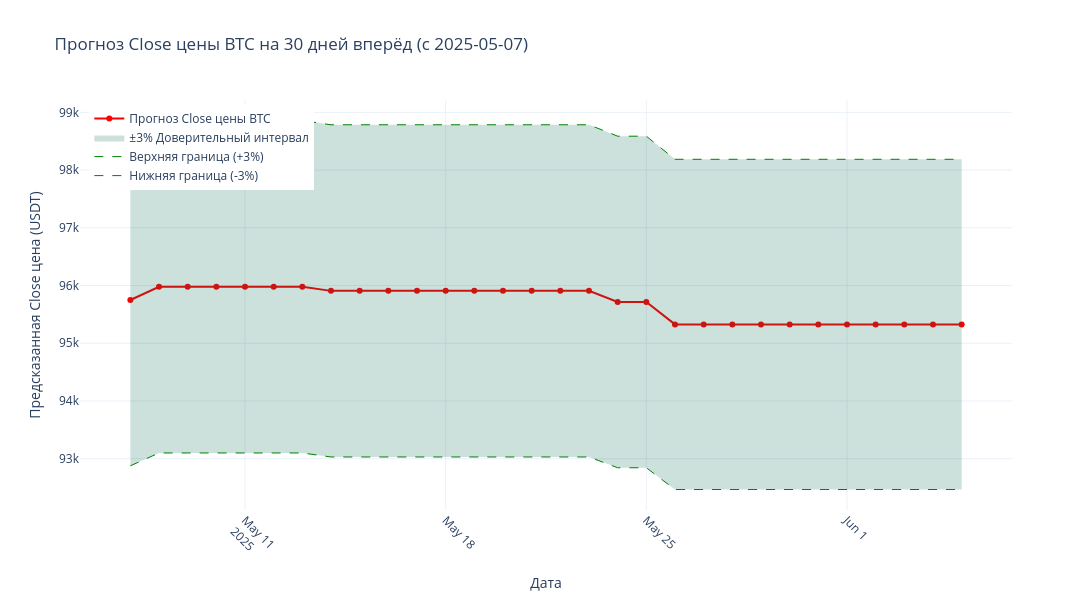

The code cell stored with this chart in its notebook:
### Code cell
best_model = lgb.LGBMRegressor()
best_model.fit(X_train, y_train)

CONFIDENCE_INTERVAL = 0.03  # ±3% доверительный интервал
REFIT_WINDOW = 7 # Переобучаем каждые 7 дней
FORECAST_HORIZON = 30  # Прогноз на 30 дней

future_dates = pd.date_range(start=y_test.index[-1] + pd.DateOffset(days=1), periods=FORECAST_HORIZON)
future_prices = []
upper_band = []
lower_band = []

last_data = X_test.iloc[-1].copy()
last_close_exp = np.exp(y_test.iloc[-1])

for step in range(FORECAST_HORIZON):
    last_data_df = pd.DataFrame([last_data], columns=X.columns)
    next_price_log = best_model.predict(last_data_df)[0]
    next_price = np.exp(next_price_log)
    
    future_prices.append(next_price)
    upper_band.append(next_price * (1 + CONFIDENCE_INTERVAL))
    lower_band.append(next_price * (1 - CONFIDENCE_INTERVAL))
    
    next_row = last_data.copy()
    if 'lag_7' in next_row.index:
        next_row['lag_7'] = last_close_exp
    if 'rolling_mean_30' in next_row.index:
        prev_mean = last_data['rolling_mean_30']
        next_row['rolling_mean_30'] = (prev_mean * 29 + next_price) / 30 # скользящее среднее
    
    last_data = next_row
    last_close_exp = next_price

    if (step + 1) % REFIT_WINDOW == 0 and step < FORECAST_HORIZON - 1:
        new_train_end = future_dates[step]
        new_X_train = pd.concat([X_train, X_test[X_test.index <= new_train_end]])
        new_y_train = pd.concat([y_train, y_test[X_test.index <= new_train_end]])
        
        best_model.fit(new_X_train, new_y_train)
        print(f"🔄 Модель переобучена на шаге {step+1} (дата: {future_dates[step]})")

future_df = pd.DataFrame({
    'Дата': future_dates,
    'Прогноз Close': future_prices,
    'Верхний 3% интервал': upper_band,
    'Нижний 3% интервал': lower_band
}).set_index('Дата')

fig = go.Figure()
fig.add_trace(go.Scatter(
    x=future_df.index,
    y=future_df['Прогноз Close'].values,
    mode='lines+markers',
    name='Прогноз Close цены BTC',
    line=dict(color='red', width=2),
    marker=dict(size=6),
    hovertemplate='<b>Дата:</b> %{x|%Y-%m-%d}<br><b>Прогноз Close:</b> %{y:.2f} USDT<extra></extra>'
))
fig.add_trace(go.Scatter(
    x=future_df.index.tolist() + future_df.index.tolist()[::-1],
    y=future_df['Верхний 3% интервал'].tolist() + future_df['Нижний 3% интервал'].tolist()[::-1],
    fill='toself',
    fillcolor='rgba(0,100,80,0.2)',
    line=dict(color='rgba(255,255,255,0)'),
    hoverinfo='skip',
    name='±3% Доверительный интервал'
))
fig.add_trace(go.Scatter(
    x=future_df.index,
    y=future_df['Верхний 3% интервал'],
    mode='lines',
    line=dict(color='green', width=1, dash='dash'),
    name='Верхняя граница (+3%)',
    hovertemplate='<b>Дата:</b> %{x|%Y-%m-%d}<br><b>Верхний интервал:</b> %{y:.2f} USDT<extra></extra>'
))
fig.add_trace(go.Scatter(
    x=future_df.index,
    y=future_df['Нижний 3% интервал'],
    mode='lines',
    line=dict(color='green', width=1, dash='dash'),
    name='Нижняя граница (-3%)',
    hovertemplate='<b>Дата:</b> %{x|%Y-%m-%d}<br><b>Нижний интервал:</b> %{y:.2f} USDT<extra></extra>'
))

fig.update_layout(
    title=f' Прогноз Close цены BTC на {FORECAST_HORIZON} дней вперёд (с {future_df.index.min().strftime("%Y-%m-%d")})',
    xaxis_title='Дата',
    yaxis_title='Предсказанная Close цена (USDT)',
    template='plotly_white',
    width=1200,
    height=600,
    hovermode='x unified',
    legend=dict(yanchor="top", y=0.99, xanchor="left", x=0.01)
)
fig.update_xaxes(tickangle=45)
fig.show()
